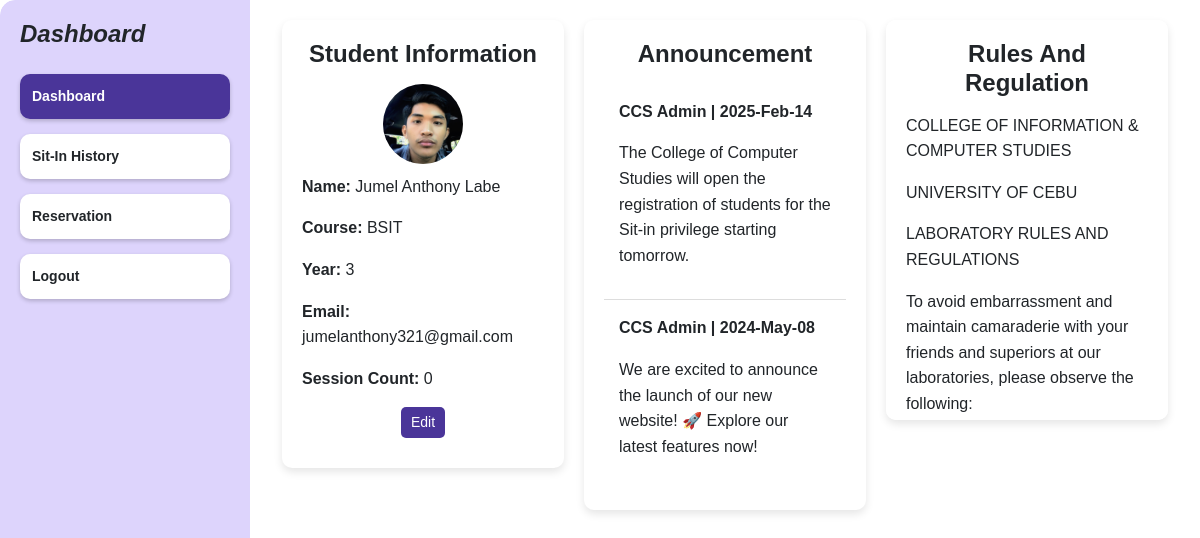
The app's page /dashboard (signed in), older data.
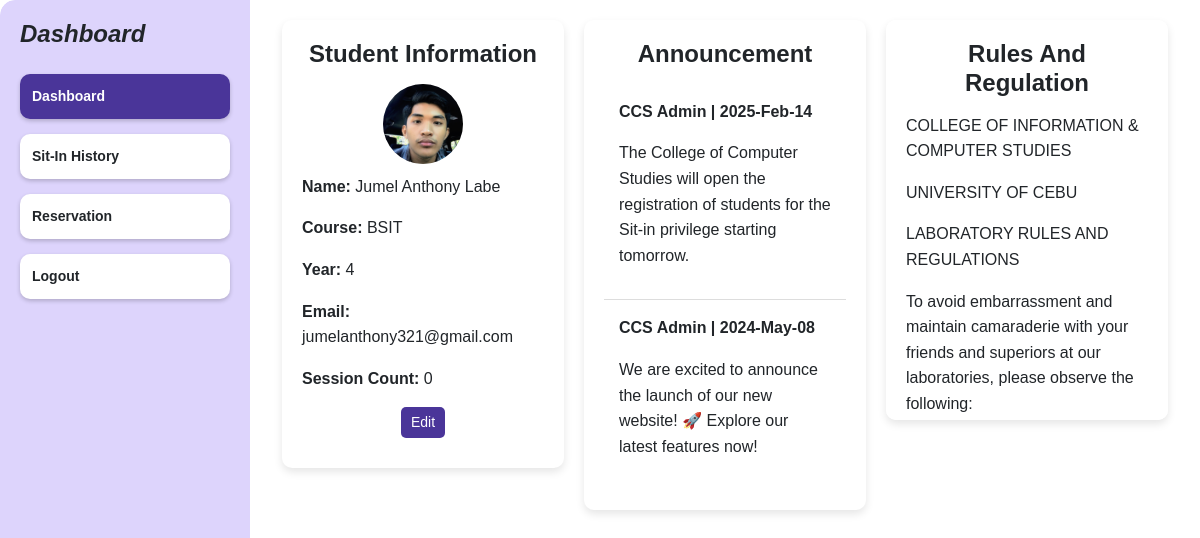
The same page, newer data.
### tables this page shows
CREATE TABLE students ( 
    idno TEXT PRIMARY KEY,
    lastname TEXT NOT NULL,
    firstname TEXT NOT NULL,
    midname TEXT,
    course TEXT NOT NULL,
    year_level INTEGER NOT NULL,
    email_address TEXT NOT NULL,
    username TEXT NOT NULL CHECK (username = idno),
    password TEXT NOT NULL
, profile_picture TEXT DEFAULT NULL, session_count INTEGER DEFAULT 0);

### app.py (the view)
@app.route('/dashboard', methods=['GET'])
def dashboard():
    if 'user_id' not in session:
        flash("Please log in first!", "warning")
        return redirect(url_for('login'))
    conn = get_db_connection()
    cursor = conn.cursor()
    cursor.execute("""
        SELECT idno, firstname, lastname, midname, course, year_level, email_address, profile_picture, session_count
        FROM students WHERE idno = ?
    """, (session['user_id'],))
    user = cursor.fetchone()
    conn.close()
    if not user:
        flash("User not found!", "danger")
        return redirect(url_for('logout'))
    user_data = {
        "idno": user["idno"],
        "firstname": user["firstname"],
        "lastname": user["lastname"],
        "midname": user["midname"],
        "course": user["course"] or "N/A",  # Default if empty
        "year_level": user["year_level"] or "N/A",  # Default if empty
        "email_address": user["email_address"] or "N/A",  # Default if empty
        "profile_picture": user["profile_picture"] if user["profile_picture"] else None,  # None if not set
        "session_count": user["session_count"] if user["session_count"] else 0
    }
    return render_template('dashboard.html', user=user_data)

### app.py (called while the page is built)
def get_db_connection():
    conn = sqlite3.connect('users.db')
    conn.row_factory = sqlite3.Row
    return conn

### templates/dashboard.html (shortened to what this page needs)
{% extends "base.html" %}
{% block content %}
<!DOCTYPE html>
<html lang="en">
<head>
    <link rel="stylesheet" href="static/styles.css">
    <link href="https://cdn.jsdelivr.net/npm/bootstrap@5.3.0/dist/css/bootstrap.min.css" rel="stylesheet">
</head>
<body>
    <div class="dashboard-container">
        <div class="sidebar">
            <h1 class="dashboard-title">Dashboard</h1>
            <a href="{{ url_for('dashboard') }}" class="menu-btn active">Dashboard</a>
            <a href="{{ url_for('sit_in_history') }}" class="menu-btn">Sit-In History</a>
            <button class="menu-btn">Reservation</button>
            <a href="{{ url_for('logout') }}" class="menu-btn logout-btn">Logout</a>
        </div>
        <div class="content">
            <div class="container">
                <div class="student-info">
                    <h2>Student Information</h2>
                    <img src="{{ user['profile_picture'] if user['profile_picture'] else url_for('static', filename='default-avatar.jpg') }}" alt="Profile Picture" class="profile-pic">
                    <p><strong>Name:</strong> {{ user['firstname'] }} {{ user['lastname'] }}</p>
                    <p><strong>Course:</strong> {{ user['course'] }}</p>
                    <p><strong>Year:</strong> {{ user['year_level'] }}</p>
                    <p><strong>Email:</strong> {{ user['email_address'] }}</p>
                    <p><strong>Session Count:</strong> {{ user['session_count'] }}</p>
                    <button class="edit-btn" onclick="openModal()">Edit</button>
                </div>
                <div class="announcement">
                    <h2>Announcement</h2>
                    <div class="announcement-item">
                        <p><strong>CCS Admin | 2025-Feb-14</strong></p>
                        <p>The College of Computer Studies will open the registration of students for the Sit-in privilege starting tomorrow.</p>
                    </div>
                    <div class="announcement-item">
                        <p><strong>CCS Admin | 2024-May-08</strong></p>
                        <p>We are excited to announce the launch of our new website! 🚀 Explore our latest features now!</p>
                    </div>
                </div>
                <div class="rules-regulation" style="width: 100%; max-width: 600px; margin-left: auto; margin-right: auto;">
                    <h2>Rules And Regulation</h2>
                    <p>COLLEGE OF INFORMATION & COMPUTER STUDIES</p>
                    <p>UNIVERSITY OF CEBU</p>
                    <p>LABORATORY RULES AND REGULATIONS</p>
                    <p>To avoid embarrassment and maintain camaraderie with your friends and superiors at our laboratories, please observe the following:</p>
                </div>
            </div>
        </div>
    </div>
</body>
</html>
{% endblock %}

### templates/base.html (shortened to what this page needs)
<!DOCTYPE html>
<html lang="en">
<head>
  <link href="https://cdn.jsdelivr.net/npm/bootstrap@5.3.0/dist/css/bootstrap.min.css" rel="stylesheet">
  <link rel="stylesheet" href="{{ url_for('static', filename='styles.css') }}">
</head>
<body>
  {% block content %}{% endblock %}
</body>
</html>

### static/styles.css (style rules this page uses)
body { height: 100vh; margin: 0; display: flex; justify-content: center; align-items: center; background: #f5f5f5; font-family: Arial, sans-serif; }
* { margin: 0; padding: 0; box-sizing: border-box; font-family: Arial, sans-serif; }
body { display: flex; justify-content: center; align-items: center; height: 100vh; background-color: #f5f5f5; }
.dashboard-container { width: 100%; height: 100vh; display: flex; border-radius: 15px; background-color: #fff; overflow: hidden; }
.sidebar { width: 250px; background-color: #ddd4fc; padding: 20px; display: flex; flex-direction: column; gap: 15px; border-top-left-radius: 15px; border-bottom-left-radius: 15px; }
.dashboard-title { font-size: 24px; font-weight: bold; font-style: italic; text-align: left; margin-bottom: 10px; }
.profile-pic { width: 35px; height: 35px; background-color: #c0c0c0; border-radius: 50%; }
.menu-btn { background-color: #fff; border: none; padding: 12px; border-radius: 10px; font-size: 14px; font-weight: bold; text-align: left; cursor: pointer; box-shadow: 0px 2px 4px rgba(0, 0, 0, 0.2); text-decoration: none; color: inherit; }
.menu-btn.active { background-color: #4a3599; color: white; }
.content { flex: 1; background-color: #fff; border-top-right-radius: 15px; border-bottom-right-radius: 15px; padding: 20px; }

### templates/dashboard.html (style rules this page uses)
.container { display: flex; justify-content: space-between; gap: 20px; flex-wrap: wrap; }
.student-info, .announcement, .rules-regulation { background: #fff; padding: 20px; border-radius: 10px; box-shadow: 0px 4px 8px rgba(0, 0, 0, 0.1); flex: 1; max-width: 48%; overflow: hidden; height: 100%; }
.rules-regulation { max-height: 400px; overflow-y: auto; }
.student-info h2, .announcement h2, .rules-regulation h2 { font-size: 24px; font-weight: bold; margin-bottom: 15px; text-align: center; }
.profile-pic { width: 80px; height: 80px; border-radius: 50%; display: block; margin: 10px auto; object-fit: cover; }
.student-info p, .announcement-item p, .rules-regulation p { font-size: 16px; line-height: 1.6; }
.announcement-item { padding: 15px; border-bottom: 1px solid #ddd; }
.announcement-item:last-child { border-bottom: none; }
.edit-btn { display: block; margin: 10px auto; background: #4a3599; color: white; border: none; border-radius: 5px; padding: 5px 10px; cursor: pointer; font-size: 14px; }

Row changes from the older to the newer data that the page shows:
changed students "Jumel Anthony": year_level "3" → "4"
